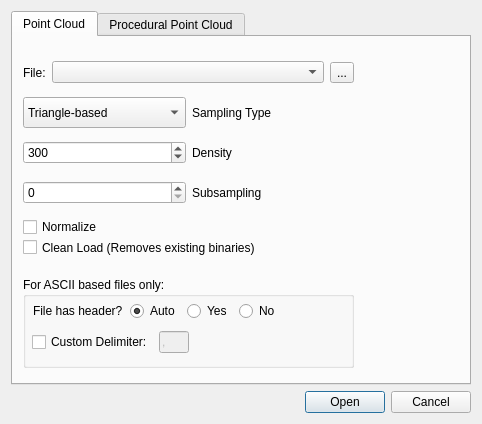
<?xml version="1.0" encoding="UTF-8"?>
<ui version="4.0">
 <class>GeometryLoadingDialog</class>
 <widget class="QDialog" name="GeometryLoadingDialog">
  <property name="geometry">
   <rect>
    <x>0</x>
    <y>0</y>
    <width>482</width>
    <height>424</height>
   </rect>
  </property>
  <property name="windowTitle">
   <string>Open File</string>
  </property>
  <layout class="QVBoxLayout" name="verticalLayout">
   <item>
    <widget class="QTabWidget" name="tabWidget">
     <property name="sizePolicy">
      <sizepolicy hsizetype="Minimum" vsizetype="Minimum">
       <horstretch>0</horstretch>
       <verstretch>0</verstretch>
      </sizepolicy>
     </property>
     <property name="currentIndex">
      <number>0</number>
     </property>
     <widget class="QWidget" name="TabPointCloud">
      <attribute name="title">
       <string>Point Cloud</string>
      </attribute>
      <widget class="QWidget" name="horizontalLayoutWidget">
       <property name="geometry">
        <rect>
         <x>10</x>
         <y>140</y>
         <width>331</width>
         <height>31</height>
        </rect>
       </property>
       <layout class="QHBoxLayout" name="Subsampling">
        <item>
         <widget class="QSpinBox" name="spinBoxSubsampling">
          <property name="maximum">
           <number>10000000</number>
          </property>
         </widget>
        </item>
        <item>
         <widget class="QLabel" name="label">
          <property name="text">
           <string>Subsampling</string>
          </property>
         </widget>
        </item>
       </layout>
      </widget>
      <widget class="QCheckBox" name="checkBoxNormalizePC">
       <property name="geometry">
        <rect>
         <x>10</x>
         <y>180</y>
         <width>241</width>
         <height>20</height>
        </rect>
       </property>
       <property name="sizePolicy">
        <sizepolicy hsizetype="Fixed" vsizetype="Fixed">
         <horstretch>0</horstretch>
         <verstretch>0</verstretch>
        </sizepolicy>
       </property>
       <property name="text">
        <string>Normalize</string>
       </property>
      </widget>
      <widget class="QWidget" name="horizontalLayoutWidget_2">
       <property name="geometry">
        <rect>
         <x>10</x>
         <y>100</y>
         <width>331</width>
         <height>31</height>
        </rect>
       </property>
       <layout class="QHBoxLayout" name="Density">
        <item>
         <widget class="QSpinBox" name="spinBoxDensity">
          <property name="maximum">
           <number>100000</number>
          </property>
          <property name="value">
           <number>300</number>
          </property>
         </widget>
        </item>
        <item>
         <widget class="QLabel" name="label_2">
          <property name="text">
           <string>Density</string>
          </property>
         </widget>
        </item>
       </layout>
      </widget>
      <widget class="QWidget" name="horizontalLayoutWidget_3">
       <property name="geometry">
        <rect>
         <x>10</x>
         <y>60</y>
         <width>331</width>
         <height>31</height>
        </rect>
       </property>
       <layout class="QHBoxLayout" name="SamplingType">
        <item>
         <widget class="QComboBox" name="comboBoxSamplingType">
          <property name="sizePolicy">
           <sizepolicy hsizetype="Preferred" vsizetype="Preferred">
            <horstretch>0</horstretch>
            <verstretch>0</verstretch>
           </sizepolicy>
          </property>
          <property name="currentText">
           <string>Triangle-based</string>
          </property>
          <property name="sizeAdjustPolicy">
           <enum>QComboBox::AdjustToContents</enum>
          </property>
          <item>
           <property name="text">
            <string>Triangle-based</string>
           </property>
          </item>
          <item>
           <property name="text">
            <string>Vertex-based</string>
           </property>
          </item>
          <item>
           <property name="text">
            <string>Density-based</string>
           </property>
          </item>
         </widget>
        </item>
        <item>
         <widget class="QLabel" name="label_3">
          <property name="text">
           <string>Sampling Type</string>
          </property>
         </widget>
        </item>
       </layout>
      </widget>
      <widget class="QCheckBox" name="checkBoxCleanLoadPC">
       <property name="geometry">
        <rect>
         <x>10</x>
         <y>200</y>
         <width>351</width>
         <height>21</height>
        </rect>
       </property>
       <property name="text">
        <string>Clean Load (Removes existing binaries)</string>
       </property>
      </widget>
      <widget class="QGroupBox" name="AsciiLoading">
       <property name="geometry">
        <rect>
         <x>10</x>
         <y>240</y>
         <width>331</width>
         <height>91</height>
        </rect>
       </property>
       <property name="sizePolicy">
        <sizepolicy hsizetype="Minimum" vsizetype="Minimum">
         <horstretch>0</horstretch>
         <verstretch>0</verstretch>
        </sizepolicy>
       </property>
       <property name="title">
        <string>For ASCII based files only:</string>
       </property>
       <widget class="QWidget" name="horizontalLayoutWidget_9">
        <property name="geometry">
         <rect>
          <x>10</x>
          <y>20</y>
          <width>301</width>
          <height>28</height>
         </rect>
        </property>
        <layout class="QHBoxLayout" name="horizontalLayout_10">
         <property name="spacing">
          <number>7</number>
         </property>
         <item>
          <widget class="QLabel" name="label_9">
           <property name="sizePolicy">
            <sizepolicy hsizetype="Minimum" vsizetype="Minimum">
             <horstretch>0</horstretch>
             <verstretch>0</verstretch>
            </sizepolicy>
           </property>
           <property name="text">
            <string>File has header?</string>
           </property>
          </widget>
         </item>
         <item>
          <widget class="QRadioButton" name="headerAutoButton">
           <property name="text">
            <string>Auto</string>
           </property>
           <property name="checked">
            <bool>true</bool>
           </property>
          </widget>
         </item>
         <item>
          <widget class="QRadioButton" name="headerYesButton">
           <property name="text">
            <string>Yes</string>
           </property>
          </widget>
         </item>
         <item>
          <widget class="QRadioButton" name="headerNoButton">
           <property name="text">
            <string>No</string>
           </property>
          </widget>
         </item>
         <item>
          <spacer name="horizontalSpacer">
           <property name="orientation">
            <enum>Qt::Horizontal</enum>
           </property>
           <property name="sizeHint" stdset="0">
            <size>
             <width>40</width>
             <height>20</height>
            </size>
           </property>
          </spacer>
         </item>
        </layout>
       </widget>
       <widget class="QWidget" name="horizontalLayoutWidget_8">
        <property name="geometry">
         <rect>
          <x>9</x>
          <y>50</y>
          <width>301</width>
          <height>31</height>
         </rect>
        </property>
        <layout class="QHBoxLayout" name="horizontalLayout_9">
         <item>
          <widget class="QCheckBox" name="delimiterCheckBox">
           <property name="text">
            <string>Custom Delimiter:</string>
           </property>
          </widget>
         </item>
         <item>
          <widget class="QLineEdit" name="delimiterEdit">
           <property name="enabled">
            <bool>false</bool>
           </property>
           <property name="maximumSize">
            <size>
             <width>30</width>
             <height>16777215</height>
            </size>
           </property>
           <property name="text">
            <string>,</string>
           </property>
           <property name="maxLength">
            <number>1</number>
           </property>
           <property name="alignment">
            <set>Qt::AlignLeading|Qt::AlignLeft|Qt::AlignVCenter</set>
           </property>
          </widget>
         </item>
         <item>
          <spacer name="horizontalSpacer_2">
           <property name="orientation">
            <enum>Qt::Horizontal</enum>
           </property>
           <property name="sizeHint" stdset="0">
            <size>
             <width>40</width>
             <height>20</height>
            </size>
           </property>
          </spacer>
         </item>
        </layout>
       </widget>
      </widget>
      <widget class="QWidget" name="horizontalLayoutWidget_10">
       <property name="geometry">
        <rect>
         <x>10</x>
         <y>20</y>
         <width>331</width>
         <height>31</height>
        </rect>
       </property>
       <layout class="QHBoxLayout" name="Filepath">
        <item>
         <widget class="QLabel" name="label_10">
          <property name="text">
           <string>File:</string>
          </property>
         </widget>
        </item>
        <item>
         <widget class="QComboBox" name="filePathComboBox">
          <property name="sizePolicy">
           <sizepolicy hsizetype="Expanding" vsizetype="Fixed">
            <horstretch>0</horstretch>
            <verstretch>0</verstretch>
           </sizepolicy>
          </property>
         </widget>
        </item>
        <item>
         <widget class="QToolButton" name="toolButtonSelectFile">
          <property name="text">
           <string>...</string>
          </property>
         </widget>
        </item>
       </layout>
      </widget>
     </widget>
     <widget class="QWidget" name="TabProceduralPointCloud">
      <attribute name="title">
       <string>Procedural Point Cloud</string>
      </attribute>
      <widget class="QWidget" name="horizontalLayoutWidget_4">
       <property name="geometry">
        <rect>
         <x>10</x>
         <y>10</y>
         <width>331</width>
         <height>30</height>
        </rect>
       </property>
       <layout class="QHBoxLayout" name="horizontalLayout_5">
        <item>
         <widget class="QComboBox" name="comboBoxProceduralType">
          <property name="sizePolicy">
           <sizepolicy hsizetype="Preferred" vsizetype="Preferred">
            <horstretch>0</horstretch>
            <verstretch>0</verstretch>
           </sizepolicy>
          </property>
          <property name="currentText">
           <string>Sphere Surface</string>
          </property>
          <property name="currentIndex">
           <number>0</number>
          </property>
          <property name="sizeAdjustPolicy">
           <enum>QComboBox::AdjustToContents</enum>
          </property>
          <item>
           <property name="text">
            <string>Sphere Surface</string>
           </property>
          </item>
          <item>
           <property name="text">
            <string>Sphere Volume</string>
           </property>
          </item>
          <item>
           <property name="text">
            <string>Cube Surface</string>
           </property>
          </item>
          <item>
           <property name="text">
            <string>Cube Volume</string>
           </property>
          </item>
         </widget>
        </item>
        <item>
         <widget class="QLabel" name="label_5">
          <property name="text">
           <string>Type</string>
          </property>
         </widget>
        </item>
       </layout>
      </widget>
      <widget class="QWidget" name="horizontalLayoutWidget_5">
       <property name="geometry">
        <rect>
         <x>10</x>
         <y>40</y>
         <width>331</width>
         <height>31</height>
        </rect>
       </property>
       <layout class="QHBoxLayout" name="horizontalLayout_6">
        <item>
         <widget class="QSpinBox" name="spinBoxNumberOfPoints">
          <property name="minimum">
           <number>1</number>
          </property>
          <property name="maximum">
           <number>100000000</number>
          </property>
          <property name="value">
           <number>100</number>
          </property>
         </widget>
        </item>
        <item>
         <widget class="QLabel" name="label_6">
          <property name="text">
           <string>Number of Points</string>
          </property>
         </widget>
        </item>
       </layout>
      </widget>
      <widget class="QWidget" name="horizontalLayoutWidget_6">
       <property name="geometry">
        <rect>
         <x>10</x>
         <y>70</y>
         <width>381</width>
         <height>31</height>
        </rect>
       </property>
       <layout class="QHBoxLayout" name="horizontalLayout_7">
        <item>
         <widget class="QDoubleSpinBox" name="doubleSpinBoxCenterX">
          <property name="decimals">
           <number>4</number>
          </property>
          <property name="minimum">
           <double>-1000.000000000000000</double>
          </property>
          <property name="maximum">
           <double>1000.000000000000000</double>
          </property>
          <property name="singleStep">
           <double>0.000100000000000</double>
          </property>
         </widget>
        </item>
        <item>
         <widget class="QDoubleSpinBox" name="doubleSpinBoxCenterY">
          <property name="decimals">
           <number>4</number>
          </property>
          <property name="minimum">
           <double>-1000.000000000000000</double>
          </property>
          <property name="maximum">
           <double>1000.000000000000000</double>
          </property>
          <property name="singleStep">
           <double>0.000100000000000</double>
          </property>
         </widget>
        </item>
        <item>
         <widget class="QDoubleSpinBox" name="doubleSpinBoxCenterZ">
          <property name="decimals">
           <number>4</number>
          </property>
          <property name="minimum">
           <double>-1000.000000000000000</double>
          </property>
          <property name="maximum">
           <double>1000.000000000000000</double>
          </property>
          <property name="singleStep">
           <double>0.000100000000000</double>
          </property>
         </widget>
        </item>
        <item>
         <widget class="QLabel" name="label_7">
          <property name="text">
           <string>Center</string>
          </property>
         </widget>
        </item>
       </layout>
      </widget>
      <widget class="QWidget" name="horizontalLayoutWidget_7">
       <property name="geometry">
        <rect>
         <x>10</x>
         <y>100</y>
         <width>331</width>
         <height>31</height>
        </rect>
       </property>
       <layout class="QHBoxLayout" name="horizontalLayout_8">
        <item>
         <widget class="QDoubleSpinBox" name="doubleSpinBoxSizeX">
          <property name="decimals">
           <number>3</number>
          </property>
          <property name="maximum">
           <double>100.000000000000000</double>
          </property>
          <property name="singleStep">
           <double>0.000100000000000</double>
          </property>
          <property name="value">
           <double>1.000000000000000</double>
          </property>
         </widget>
        </item>
        <item>
         <widget class="QDoubleSpinBox" name="doubleSpinBoxSizeY">
          <property name="decimals">
           <number>3</number>
          </property>
          <property name="maximum">
           <double>100.000000000000000</double>
          </property>
          <property name="singleStep">
           <double>0.000100000000000</double>
          </property>
          <property name="value">
           <double>1.000000000000000</double>
          </property>
         </widget>
        </item>
        <item>
         <widget class="QDoubleSpinBox" name="doubleSpinBoxSizeZ">
          <property name="decimals">
           <number>3</number>
          </property>
          <property name="minimum">
           <double>0.000000000000000</double>
          </property>
          <property name="maximum">
           <double>100.000000000000000</double>
          </property>
          <property name="singleStep">
           <double>0.000100000000000</double>
          </property>
          <property name="value">
           <double>1.000000000000000</double>
          </property>
         </widget>
        </item>
        <item>
         <widget class="QLabel" name="label_8">
          <property name="text">
           <string>Size</string>
          </property>
         </widget>
        </item>
       </layout>
      </widget>
     </widget>
    </widget>
   </item>
   <item>
    <widget class="QDialogButtonBox" name="buttonBox">
     <property name="orientation">
      <enum>Qt::Horizontal</enum>
     </property>
     <property name="standardButtons">
      <set>QDialogButtonBox::Cancel|QDialogButtonBox::Open</set>
     </property>
    </widget>
   </item>
  </layout>
 </widget>
 <resources/>
 <connections>
  <connection>
   <sender>buttonBox</sender>
   <signal>accepted()</signal>
   <receiver>GeometryLoadingDialog</receiver>
   <slot>accept()</slot>
   <hints>
    <hint type="sourcelabel">
     <x>248</x>
     <y>254</y>
    </hint>
    <hint type="destinationlabel">
     <x>157</x>
     <y>274</y>
    </hint>
   </hints>
  </connection>
  <connection>
   <sender>buttonBox</sender>
   <signal>rejected()</signal>
   <receiver>GeometryLoadingDialog</receiver>
   <slot>reject()</slot>
   <hints>
    <hint type="sourcelabel">
     <x>316</x>
     <y>260</y>
    </hint>
    <hint type="destinationlabel">
     <x>286</x>
     <y>274</y>
    </hint>
   </hints>
  </connection>
 </connections>
</ui>
